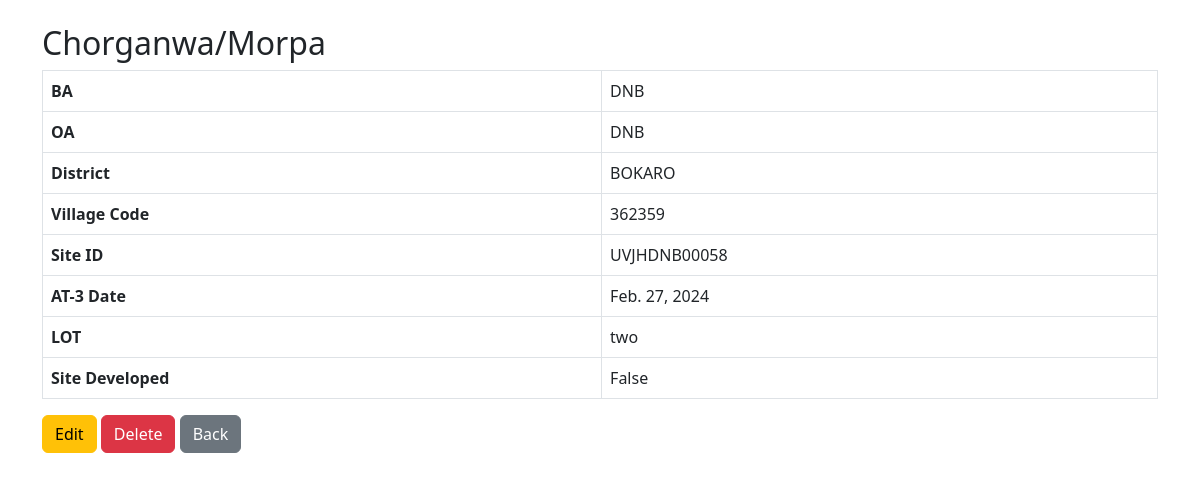
Screenshot of /sites/32/ with the database file from the repository.
### depl/models.py (models this page shows, shortened)
class Site(models.Model):
    ba = models.CharField(max_length=20)
    oa = models.CharField(max_length=20)
    district = models.CharField(max_length=50)
    village_site = models.CharField(max_length=50)
    village_code = models.CharField(max_length=50, blank=True, null=True)
    site_id = models.CharField(max_length=50, unique=True)
    at3_date = models.DateField()
    lot = models.CharField(max_length=20)
    site_dev = models.BooleanField(default=False)

### depl/views.py (the view)
# urls.py: path("<int:pk>/", SiteDetailView.as_view(), name="site_detail"),
class SiteDetailView(DetailView):
    model = Site
    template_name = "depl/site_detail.html"
    context_object_name = "site"

### depl/templates/depl/site_detail.html
{% extends "base.html" %}
{% block content %}
<h2>{{ site.village_site }}</h2>
<table class="table table-bordered">
    <tr><th>BA</th><td>{{ site.ba }}</td></tr>
    <tr><th>OA</th><td>{{ site.oa }}</td></tr>
    <tr><th>District</th><td>{{ site.district }}</td></tr>
    <tr><th>Village Code</th><td>{{ site.village_code }}</td></tr>
    <tr><th>Site ID</th><td>{{ site.site_id }}</td></tr>
    <tr><th>AT-3 Date</th><td>{{ site.at3_date }}</td></tr>
    <tr><th>LOT</th><td>{{ site.lot }}</td></tr>
    <tr><th>Site Developed</th><td>{{ site.site_dev }}</td></tr>
</table>
<a href="{% url 'site_edit' site.pk %}" class="btn btn-warning">Edit</a>
<a href="{% url 'site_delete' site.pk %}" class="btn btn-danger">Delete</a>
<a href="{% url 'site_list' %}" class="btn btn-secondary">Back</a>
{% endblock %}

### rows the page displays
Site: village_site "Chorganwa/Morpa", ba "DNB", oa "DNB", district "BOKARO", village_code "362359", site_id "UVJHDNB00058", at3_date "Feb. 27, 2024", lot "two", site_dev "False"
